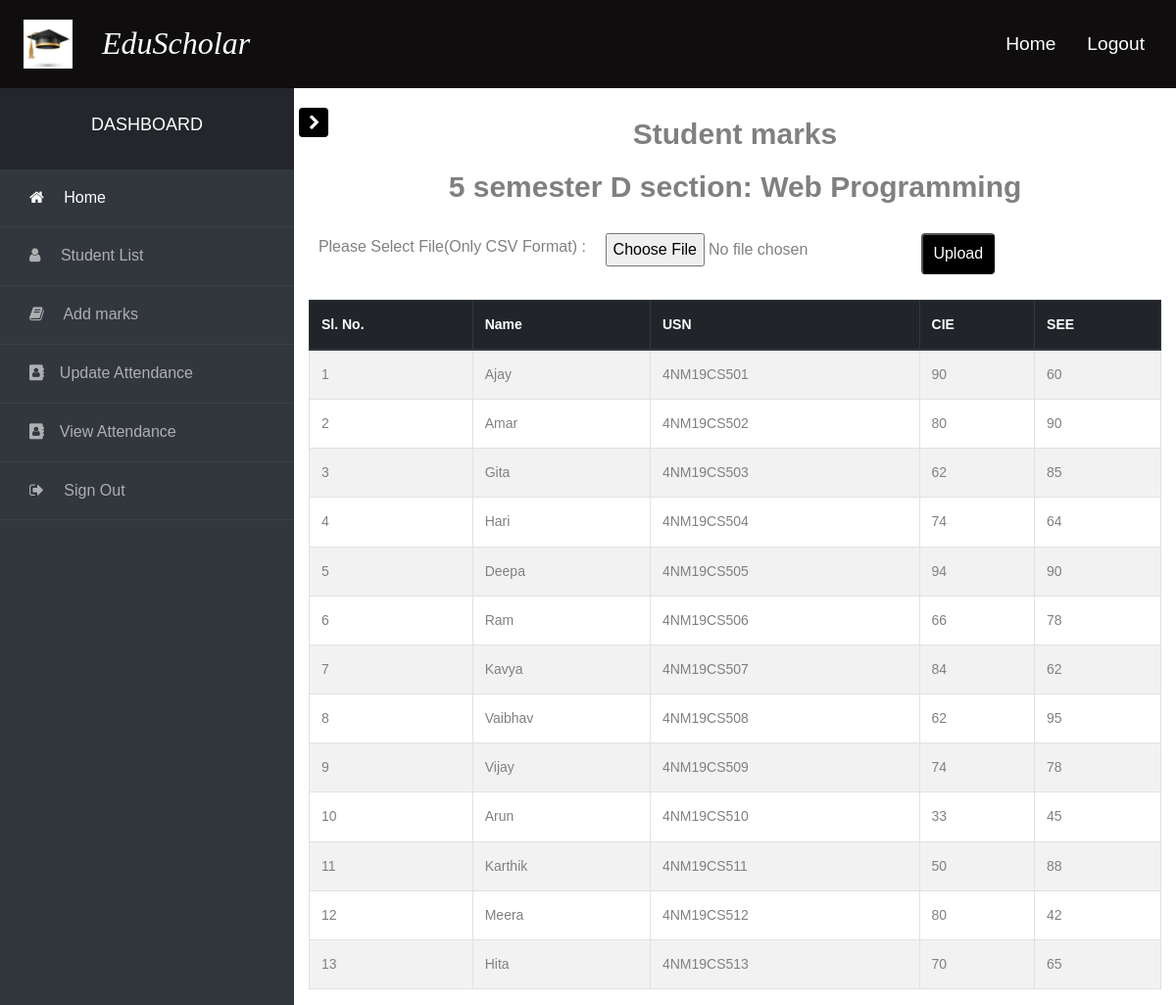
The app's page /updatemarks.php (signed in) with its own data.
### tables this page shows
CREATE TABLE `marks` (
  `usn` varchar(10) NOT NULL,
  `cie` int(100) NOT NULL,
  `see` int(100) NOT NULL
);

CREATE TABLE `studentlogin` (
  `usn` varchar(10) NOT NULL,
  `sname` varchar(50) NOT NULL,
  `email` varchar(50) NOT NULL,
  `password` varchar(255) NOT NULL
);

### updatemarks.php (the view, shortened to what this page needs)
<?php
require_once "config.php";
?>
<!DOCTYPE html>
<html>
 <head>
  <link rel="stylesheet" href="https://stackpath.bootstrapcdn.com/font-awesome/4.7.0/css/font-awesome.min.css">
    <link rel="stylesheet" href="https://stackpath.bootstrapcdn.com/bootstrap/4.1.3/css/bootstrap.min.css">
    <link rel="stylesheet" href="css/navbar.css">
    <link rel="stylesheet" href="css/course.css">
    <link rel="stylesheet" href="css/updatema.css">
    <link rel="stylesheet" href="css/style.css">
 </head>
 <body>
 <?php include('navbar.php'); ?>
 <div class="wrapper d-flex align-items-stretch">
  <?php include('sidebar.php'); ?>
  <br />
  <div class="container">
   <div class="heading">
   <span>Student marks</span>
   <span> 5 semester D section: Web Programming</span>
   </div>
   <form method="post" enctype='multipart/form-data'>
    <div class="upld">
        <label>Please Select File(Only CSV Format) : </label>
        <input type="file" name="product_file" />
        <input type="submit" name="upload" class="btnn" value="Upload" />
    </div>
   </form>
   <br />
   <div class="table-responsive">
    <table class="table table-hover table-bordered table-striped">
        <thead class="thead-dark">
        <tr>
        <th>Sl. No.</th>
        <th>Name</th>
        <th>USN</th>
        <th>CIE</th>
        <th>SEE</th>
        </tr>
        </thead>
        <tbody>
     <?php
      $query = "SELECT * FROM studentlogin";
      $result = mysqli_query($conn, $query);
      $query1 = "SELECT * FROM marks";
      $result1 = mysqli_query($conn, $query1);
     if(mysqli_num_rows($result)==0 or mysqli_num_rows($result1)==0)
     {
         echo "<span class='nothing'>No records.</span>";
     }
     else{
         $id =1;
     while($row = mysqli_fetch_array($result) and $row1 = mysqli_fetch_array($result1))
     {
      echo '
      <tr>
       <td>'.$id.'</td>
       <td>'.$row["sname"].'</td>
       <td>'.$row["usn"].'</td>
       <td>'.$row1["cie"].'</td>
       <td>'.$row1["see"].'</td>
      </tr>
      ';
      $id = $id + 1;
     }
    }
     ?>
    </tbody>
    </table>
   </div>
  </div>
</div>
</body>
</html>

### css/course.css (style rules this page uses)
* { margin: 0; padding: 0; box-sizing: border-box; }
.heading { margin: 20px auto; display: flex; justify-content: center; align-items: center; font-size: 30px; font-weight: bold; }

### css/updatema.css (style rules this page uses)
* { margin: 0; padding: 0; box-sizing: border-box; }
.upld { display: flex; justify-content: space-around; margin-right: 20vh; font-size: 16px; }
.btnn { padding: 5px 10px; background-color: black; color: white; border-radius: 4px; }
.heading { margin: 20px auto; display: flex; flex-direction: column; justify-content: center; align-items: center; font-size: 30px; font-weight: bold; }

### records on screen
marks: usn.sname "Ajay", usn.usn "4NM19CS501", cie "90", see "60"
marks: usn.sname "Amar", usn.usn "4NM19CS502", cie "80", see "90"
marks: usn.sname "Gita", usn.usn "4NM19CS503", cie "62", see "85"
marks: usn.sname "Hari", usn.usn "4NM19CS504", cie "74", see "64"
marks: usn.sname "Deepa", usn.usn "4NM19CS505", cie "94", see "90"
marks: usn.sname "Ram", usn.usn "4NM19CS506", cie "66", see "78"
marks: usn.sname "Kavya", usn.usn "4NM19CS507", cie "84", see "62"
marks: usn.sname "Vaibhav", usn.usn "4NM19CS508", cie "62", see "95"
marks: usn.sname "Vijay", usn.usn "4NM19CS509", cie "74", see "78"
marks: usn.sname "Arun", usn.usn "4NM19CS510", cie "33", see "45"
marks: usn.sname "Karthik", usn.usn "4NM19CS511", cie "50", see "88"
marks: usn.sname "Meera", usn.usn "4NM19CS512", cie "80", see "42"
marks: usn.sname "Hita", usn.usn "4NM19CS513", cie "70", see "65"
